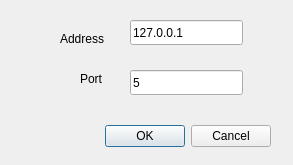
<?xml version="1.0" encoding="UTF-8"?>
<ui version="4.0">
 <class>TConnection</class>
 <widget class="QDialog" name="TConnection">
  <property name="geometry">
   <rect>
    <x>0</x>
    <y>0</y>
    <width>293</width>
    <height>165</height>
   </rect>
  </property>
  <property name="contextMenuPolicy">
   <enum>Qt::DefaultContextMenu</enum>
  </property>
  <property name="windowTitle">
   <string>Connection setup</string>
  </property>
  <property name="autoFillBackground">
   <bool>false</bool>
  </property>
  <property name="styleSheet">
   <string notr="true"/>
  </property>
  <property name="modal">
   <bool>false</bool>
  </property>
  <widget class="QDialogButtonBox" name="buttonBox">
   <property name="geometry">
    <rect>
     <x>100</x>
     <y>120</y>
     <width>171</width>
     <height>32</height>
    </rect>
   </property>
   <property name="orientation">
    <enum>Qt::Horizontal</enum>
   </property>
   <property name="standardButtons">
    <set>QDialogButtonBox::Cancel|QDialogButtonBox::Ok</set>
   </property>
  </widget>
  <widget class="QLineEdit" name="leAddr">
   <property name="geometry">
    <rect>
     <x>130</x>
     <y>20</y>
     <width>113</width>
     <height>25</height>
    </rect>
   </property>
   <property name="text">
    <string>127.0.0.1</string>
   </property>
  </widget>
  <widget class="QLineEdit" name="lePort">
   <property name="geometry">
    <rect>
     <x>130</x>
     <y>70</y>
     <width>113</width>
     <height>25</height>
    </rect>
   </property>
   <property name="inputMask">
    <string>99999</string>
   </property>
   <property name="text">
    <string>5</string>
   </property>
  </widget>
  <widget class="QLabel" name="lAddr">
   <property name="geometry">
    <rect>
     <x>60</x>
     <y>30</y>
     <width>67</width>
     <height>17</height>
    </rect>
   </property>
   <property name="text">
    <string>Address</string>
   </property>
  </widget>
  <widget class="QLabel" name="lPort">
   <property name="geometry">
    <rect>
     <x>80</x>
     <y>70</y>
     <width>41</width>
     <height>17</height>
    </rect>
   </property>
   <property name="text">
    <string>Port</string>
   </property>
  </widget>
 </widget>
 <resources/>
 <connections>
  <connection>
   <sender>buttonBox</sender>
   <signal>accepted()</signal>
   <receiver>TConnection</receiver>
   <slot>accept()</slot>
   <hints>
    <hint type="sourcelabel">
     <x>248</x>
     <y>254</y>
    </hint>
    <hint type="destinationlabel">
     <x>157</x>
     <y>274</y>
    </hint>
   </hints>
  </connection>
  <connection>
   <sender>buttonBox</sender>
   <signal>rejected()</signal>
   <receiver>TConnection</receiver>
   <slot>reject()</slot>
   <hints>
    <hint type="sourcelabel">
     <x>316</x>
     <y>260</y>
    </hint>
    <hint type="destinationlabel">
     <x>286</x>
     <y>274</y>
    </hint>
   </hints>
  </connection>
 </connections>
</ui>
